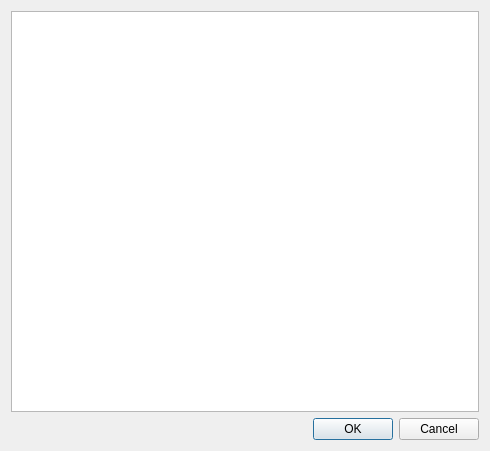
<?xml version="1.0" encoding="UTF-8"?>
<ui version="4.0">
 <class>SVNetworkDialogSelectPipes</class>
 <widget class="QDialog" name="SVNetworkDialogSelectPipes">
  <property name="geometry">
   <rect>
    <x>0</x>
    <y>0</y>
    <width>490</width>
    <height>451</height>
   </rect>
  </property>
  <property name="windowTitle">
   <string>Dialog</string>
  </property>
  <layout class="QVBoxLayout" name="verticalLayout">
   <item>
    <widget class="QListWidget" name="listWidget"/>
   </item>
   <item>
    <widget class="QDialogButtonBox" name="buttonBox">
     <property name="orientation">
      <enum>Qt::Horizontal</enum>
     </property>
     <property name="standardButtons">
      <set>QDialogButtonBox::Cancel|QDialogButtonBox::Ok</set>
     </property>
    </widget>
   </item>
  </layout>
 </widget>
 <resources/>
 <connections>
  <connection>
   <sender>buttonBox</sender>
   <signal>accepted()</signal>
   <receiver>SVNetworkDialogSelectPipes</receiver>
   <slot>accept()</slot>
   <hints>
    <hint type="sourcelabel">
     <x>248</x>
     <y>254</y>
    </hint>
    <hint type="destinationlabel">
     <x>157</x>
     <y>274</y>
    </hint>
   </hints>
  </connection>
  <connection>
   <sender>buttonBox</sender>
   <signal>rejected()</signal>
   <receiver>SVNetworkDialogSelectPipes</receiver>
   <slot>reject()</slot>
   <hints>
    <hint type="sourcelabel">
     <x>316</x>
     <y>260</y>
    </hint>
    <hint type="destinationlabel">
     <x>286</x>
     <y>274</y>
    </hint>
   </hints>
  </connection>
 </connections>
</ui>
